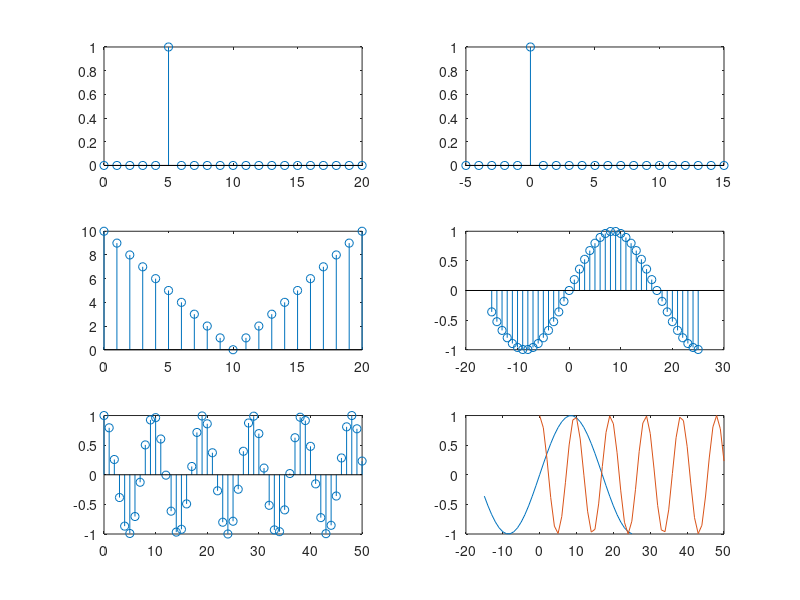

The MATLAB script that drew this image:
%a)
%creare z
z = zeros(1, 21)
z(6) = 1
n= 0:20
m= -5:15
%reprezentare in functie de n
subplot(3, 2, 1)
stem (n, z)
%reprezentare in functie de m
subplot(3, 2, 2)
stem(m, z)
%b)
t=abs(10-n)
%reprezentare t
subplot(3, 2, 3)
stem(n, t)
%c)
%reprezentare x in functie de m
m= -15:25
x=sin(pi*m/17)
subplot(3, 2, 4)
stem(m, x)
%reprezentare y in functie de n
n=0:50
y=cos(pi*n/sqrt(23))
subplot(3, 2, 5)
stem(n, y)
%reprezentare x si y 
subplot(3, 2, 6)
plot(m, x, n, y)
